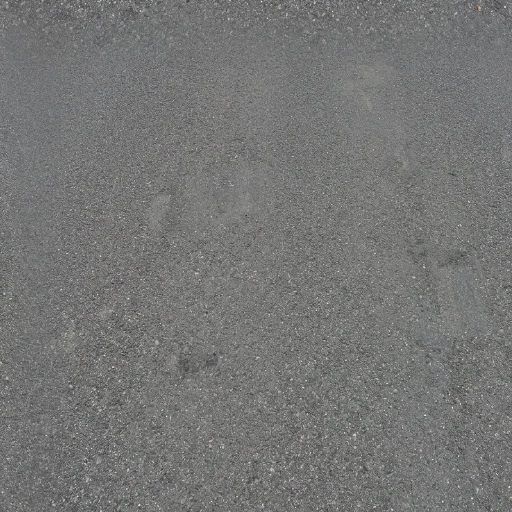
#> input picture assets/tex/asphalt.jpg, 1024 x 1024 px, given in place of asphalt.jpg.png, which was not available (shown at 1/2 size)
$ python -i process_assets.py   (imports and definitions only)
#> lines starting #> are read from the running program, lines starting #| are printed output that depends on the picture
#!/usr/bin/env python3
"""Bereitet die mit OpenArt generierten Rohbilder für das Spiel auf.

Eingabe:  tools/raw/<name>.png        (siehe tools/asset_sources.json)
Ausgabe:  assets/atlas/facade_{color,emis,orm}_{4k,2k}.jpg  + atlas.json
          assets/tex/<name>.jpg       (nahtlose Boden-, Dach- und Laubtexturen)
          assets/ui/keyart.jpg

Fassaden:
- Die Glasscheiben wurden im Prompt als reines Magenta (#FF00FF) angefordert.
  Diese Maske wird durch realistisch gespiegeltes Glas ersetzt und dient
  gleichzeitig als Leuchtmaske für die Fenster bei Nacht.
- Jede Zelle wird so zugeschnitten, dass sie im Spiel ihr Seitenverhältnis
  behält, und an den Rändern nahtlos gemacht (Nachbar-Fassadenfelder).
- Farbvarianten (Putzfarben, Klinker, Glas) entstehen durch Umfärben.

Aufruf:  python3 tools/process_assets.py   (benötigt pillow, numpy, scipy)
Fehlende Rohbilder werden über die URLs in tools/asset_sources.json geladen.
"""
import json, os
import numpy as np
from PIL import Image, ImageFilter
from scipy import ndimage

ROOT = os.path.dirname(os.path.dirname(os.path.abspath(__file__)))
RAW = os.path.join(ROOT, 'tools', 'raw')
OUT = os.path.join(ROOT, 'assets')
CELL = 256
COLS = 16
rng = np.random.default_rng(7)


# [14 lines left out: function download_missing, not called in this run]


def load(name):
#> called with name = '../assets/tex/asphalt.jpg'
    return np.asarray(Image.open(os.path.join(RAW, name + '.png')).convert('RGB')).astype(np.float32) / 255.0


# [6 lines left out: function save, not called in this run]


def resize(arr, w, h):
    im = Image.fromarray(np.clip(arr * 255 + 0.5, 0, 255).astype(np.uint8))
    im = im.resize((w, h), Image.LANCZOS)
    return np.asarray(im).astype(np.float32) / 255.0


def resize_mask(m, w, h):
    im = Image.fromarray(np.clip(m * 255, 0, 255).astype(np.uint8), 'L').resize((w, h), Image.LANCZOS)
    return np.asarray(im).astype(np.float32) / 255.0


def lum(a):
    return a[..., 0] * 0.299 + a[..., 1] * 0.587 + a[..., 2] * 0.114


def magenta_mask(a):
    r, g, b = a[..., 0], a[..., 1], a[..., 2]
    m = (r > 0.45) & (b > 0.35) & (g < 0.55 * np.minimum(r, b)) & (np.abs(r - b) < 0.4)
#> m: shape (1024, 1024) bool; every value is 0
    m = ndimage.binary_opening(m, iterations=1)
    grown = ndimage.binary_dilation(m, iterations=3)
    # only grow into pixels that still carry a magenta tint (anti-aliased edges)
    tint = (np.minimum(r, b) - g) > 0.12
    m = m | (grown & tint)
    return ndimage.gaussian_filter(m.astype(np.float32), 0.7).clip(0, 1)
#> returned value: shape (1024, 1024) float32; every value is 0


def make_tileable(a, frac=0.07, ax=True, ay=True):
    """Crop-and-crossfade: blends the tail into the head so the result wraps."""
    if ax:
        W = a.shape[1]; k = max(2, int(W * frac))
        t = np.linspace(0, 1, k, dtype=np.float32)[None, :, None] if a.ndim == 3 else np.linspace(0, 1, k, dtype=np.float32)[None, :]
        head = a[:, :k] * t + a[:, W - k:] * (1 - t)
        a = np.concatenate([head, a[:, k:W - k]], axis=1)
    if ay:
        H = a.shape[0]; k = max(2, int(H * frac))
        t = np.linspace(0, 1, k, dtype=np.float32)[:, None, None] if a.ndim == 3 else np.linspace(0, 1, k, dtype=np.float32)[:, None]
        head = a[:k] * t + a[H - k:] * (1 - t)
        a = np.concatenate([head, a[k:H - k]], axis=0)
    return a


def crop(a, box):
    H, W = a.shape[:2]
    x0, y0, x1, y1 = box
    return a[int(y0 * H):int(y1 * H), int(x0 * W):int(x1 * W)]


def centre_box(a, aspect, cx=None, y0=0.0, y1=1.0):
    """box of the given width/height aspect (in pixels) spanning y0..y1 around centre x."""
    H, W = a.shape[:2]
    h = (y1 - y0) * H
    w = min(W, h * aspect)
    if cx is None:
        cx = W / 2
    x0 = max(0, min(W - w, cx - w / 2))
    return (x0 / W, y0, (x0 + w) / W, y1)


def content_cx(a):
    """horizontal centre of anything that differs from the wall at the image border."""
    border = np.concatenate([a[:, :24].reshape(-1, 3), a[:, -24:].reshape(-1, 3)])
    base = np.median(border, axis=0)
#> base = [0.451, 0.455, 0.455]
    d = np.abs(a - base).sum(axis=2) > 0.18
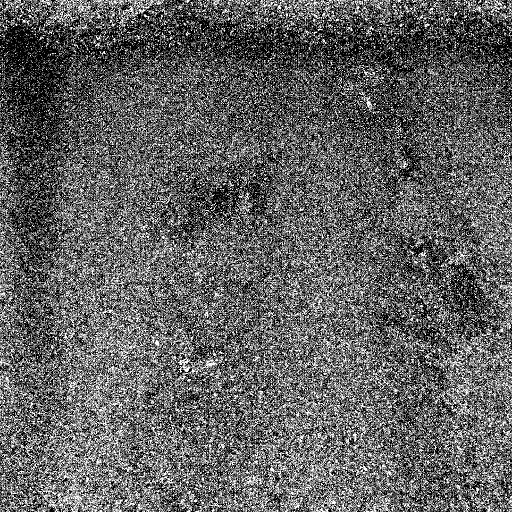
#> d: shape (1024, 1024) bool (shown at 1/2 size); 37.9% white in thin lines or dots
    d = ndimage.binary_opening(d, iterations=2)
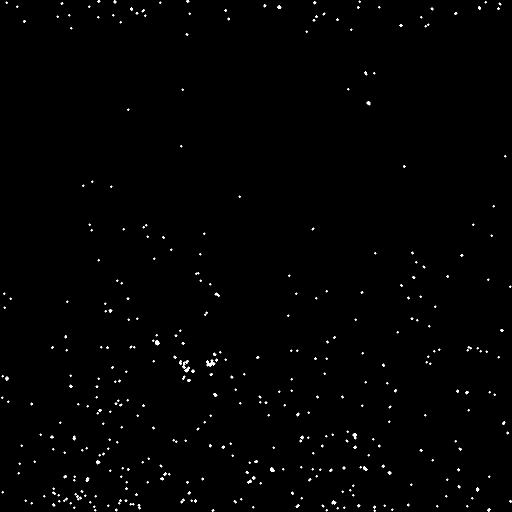
#> d: shape (1024, 1024) bool (shown at 1/2 size); 0.66% white in thin lines or dots
    xs = np.nonzero(d.any(axis=0))[0]
#> xs = 904 values from 2 to 1023
    return (xs.min() + xs.max()) / 2 if len(xs) else a.shape[1] / 2


GLASS_TINTS = {
    'warm': ([0.80, 0.86, 0.90], [0.30, 0.37, 0.44]),
    'blue': ([0.66, 0.80, 0.92], [0.13, 0.25, 0.38]),
    'teal': ([0.66, 0.86, 0.84], [0.10, 0.30, 0.31]),
    'dark': ([0.52, 0.60, 0.70], [0.06, 0.09, 0.14]),
    'silver': ([0.88, 0.92, 0.95], [0.40, 0.46, 0.52]),
    'gold': ([0.95, 0.86, 0.62], [0.42, 0.32, 0.14]),
    'bronze': ([0.80, 0.70, 0.60], [0.22, 0.16, 0.12]),
    'green': ([0.72, 0.88, 0.78], [0.12, 0.28, 0.22]),
}


# [37 lines left out: functions fill_glass, plaster_mask, not called in this run]


NEUTRAL = np.array([0.93, 0.92, 0.9], np.float32)


# [27 lines left out: functions neutral, recolor, not called in this run]


def hexrgb(h):
    h = h.lstrip('#')
    return [int(h[i:i + 2], 16) / 255 for i in (0, 2, 4)]


# ---------------------------------------------------------------- cells
class Cell:
    def __init__(self, color, emis, orm):
        self.color, self.emis, self.orm = color, emis, orm


def build_cell(name, aspect=0.8, box=None, glass='warm', curtain=False, rough=0.92, glass_rough=0.08, glass_metal=0.35,
               emis_color=(1.0, 0.78, 0.45), tile=(True, True), tile_frac=0.05, post=None, emis_fn=None, src=None):
    a = load(src or name)
    m = magenta_mask(a)
    if box is None:
        box = centre_box(a, aspect, cx=content_cx(a))
#> in centre_box, `H, W = a.shape[:2]`: H = 1024
#> in centre_box, `w = min(W, h * aspect)`: w = 819.2
#> in centre_box, `x0 = max(0, min(W - w, cx - w / 2))`: x0 = 102.9
#> box = (0.1, 0, 0.9, 1)
    a = crop(a, box); m = crop(m, box)
#> in crop, `x0, y0, x1, y1 = box`: x0 = 0.1; y0 = 0; x1 = 0.9; y1 = 1
#> in crop, `return a[int(y0 * H):int(y1 * H), int(x0 * W):int(x1 * W)]`:
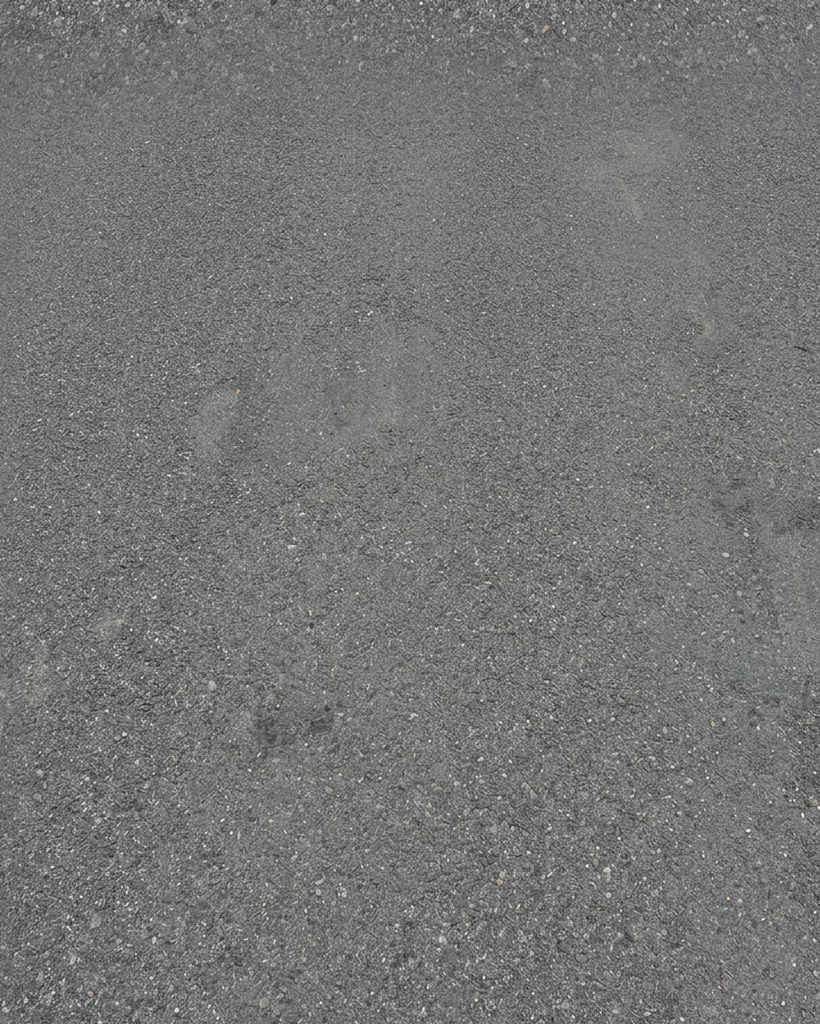
#> returned value: shape (1024, 820, 3) float32; mean of channels 0, 1, 2 0.461, 0.462, 0.458; drawn as R, G, B
#> in crop (call 2), `return a[int(y0 * H):int(y1 * H), int(x0 * W):int(x1 * W)]`: returned value: shape (1024, 820) float32; every value is 0
    if m.max() > 0.5:
        a = fill_glass(a, m, glass, curtain)
    if post:
        a = post(a)
    e = np.zeros_like(a)
    if m.max() > 0.5:
        H = m.shape[0]
        grad = np.linspace(1.0, 0.75, H, dtype=np.float32)[:, None]
        e = m[..., None] * np.array(emis_color, np.float32)[None, None] * grad[..., None]
    if emis_fn:
        e = np.maximum(e, emis_fn(a))
    o = np.zeros_like(a)
    o[..., 1] = rough * (1 - m) + glass_rough * m
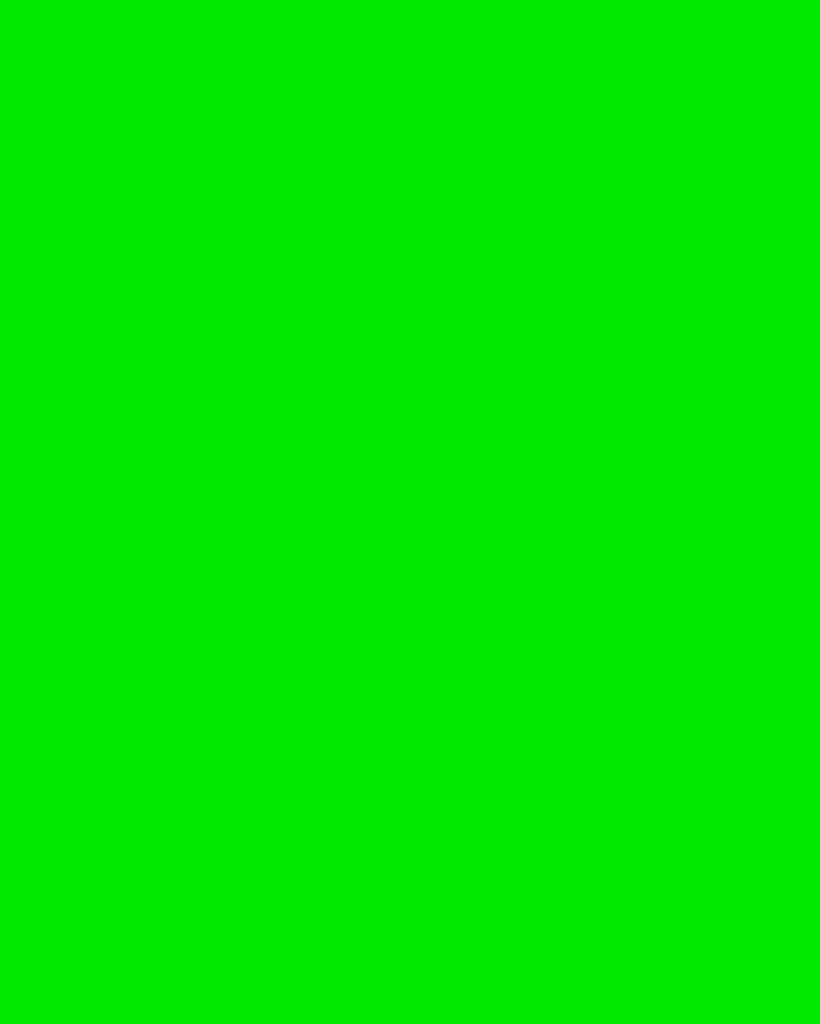
#> o: shape (1024, 820, 3) float32; mean of channels 0, 1, 2 0, 0.921, 0; drawn as R, G, B
    o[..., 2] = glass_metal * m
    if tile[0] or tile[1]:
        a = make_tileable(a, tile_frac, *tile)
#> in make_tileable, `a = np.concatenate([head, a[:, k:W - k]], axis=1)`:
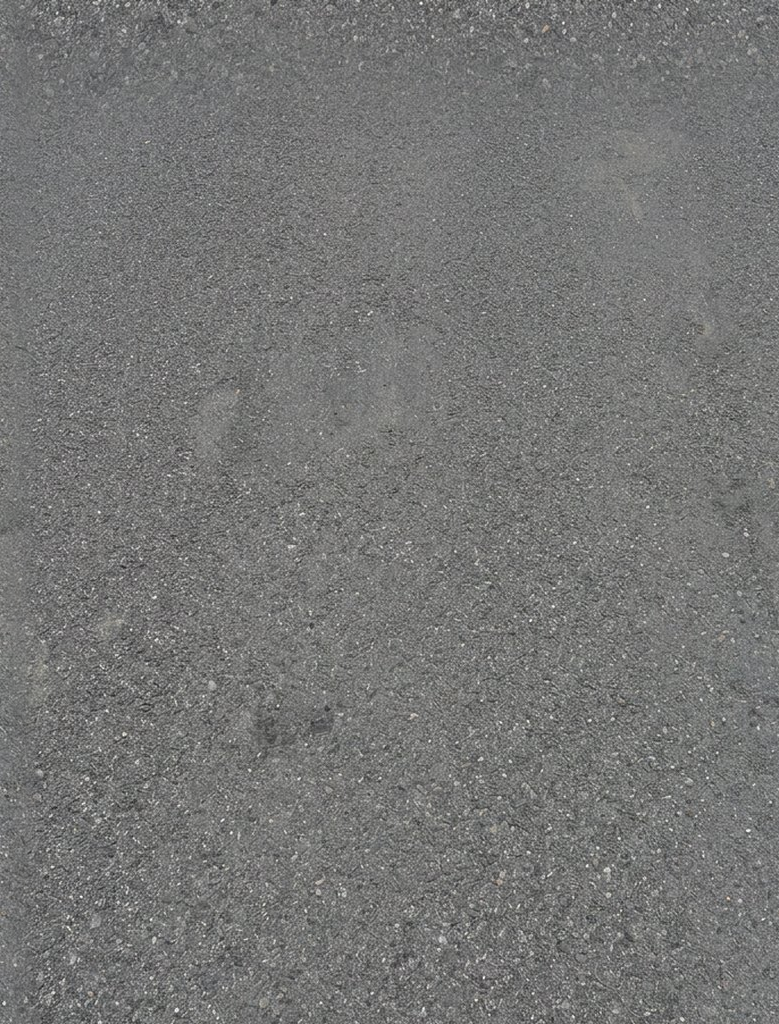
#> a: shape (1024, 779, 3) float32; mean R, G, B 0.462, 0.462, 0.458
        e = make_tileable(e, tile_frac, *tile)
        o = make_tileable(o, tile_frac, *tile)
#> call 3 of make_tileable, with frac = 0.05, ax = True, ay = True
#> in make_tileable (call 3), `a = np.concatenate([head, a[:, k:W - k]], axis=1)`:
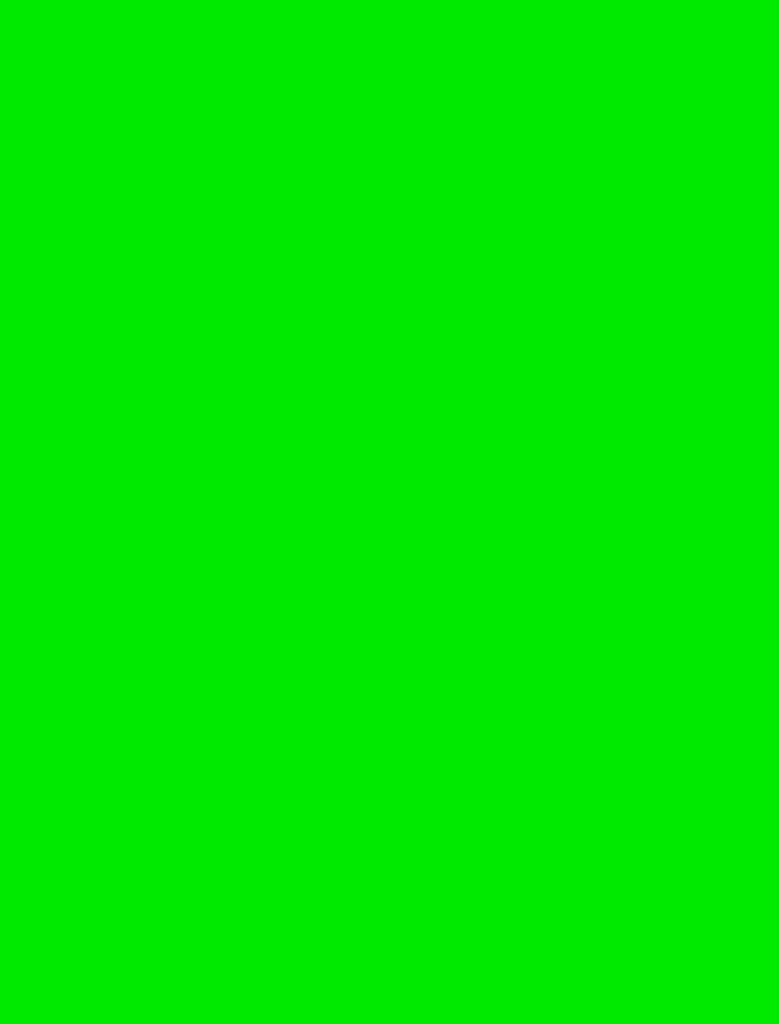
#> a: shape (1024, 779, 3) float32; mean of channels 0, 1, 2 0, 0.921, 0; drawn as R, G, B
    return Cell(resize(a, CELL, CELL), resize(e, CELL, CELL), resize(o, CELL, CELL))
#> in resize (call 2), `im = Image.fromarray(np.clip(arr * 255 + 0.5, 0, 255).astype(np.uint8))`: im: PIL image 779x973 RGB; every value is 0
#> in resize (call 2), `im = im.resize((w, h), Image.LANCZOS)`: im: PIL image 256x256 RGB; every value is 0
#> in resize (call 2), `return np.asarray(im).astype(np.float32) / 255.0`: returned value: shape (256, 256, 3) float32; every value is 0
#> call 3 of resize, with w = 256, h = 256
#> in resize (call 3), `im = im.resize((w, h), Image.LANCZOS)`:
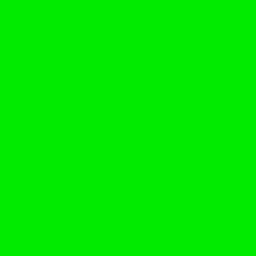
#> im: PIL image 256x256 RGB; mean R, G, B 0, 235, 0


# [24 lines left out: functions shop_emis, stained_emis, clock_emis, not called in this run]


PLASTER = {
    'cream': '#efe2c3', 'yellow': '#f0c862', 'pink': '#e9a39b', 'salmon': '#e58f6c',
    'mint': '#a7cf9f', 'blue': '#9db8d6', 'white': '#f2efe8', 'sand': '#dbbf96',
}
WHITE_SHUTTERS = {'mint', 'blue', 'pink'}
APT = {'white': '#eeede8', 'grey': '#c6c9c6', 'beige': '#e2d1b4', 'terracotta': '#cf8e6a'}


def darken_brick(a):
    L = lum(a)[..., None]
    return np.clip((a * 0.55 + L * 0.45) * 0.68 * np.array([1.0, 0.9, 0.85], np.float32), 0, 1)


# [19 lines left out: functions oxblood, shutters, not called in this run]


def desat(a, k=0.75, tint=(1, 1, 1)):
    L = lum(a)[..., None]
    return np.clip((a * (1 - k) + L * k) * np.array(tint, np.float32), 0, 1)


# [224 lines left out: functions build_atlas, square, equalize, gray_norm, tex, build_textures, not called in this run]


# [4 lines not run here, left out]

>>> result = build_cell('../assets/tex/asphalt.jpg')
